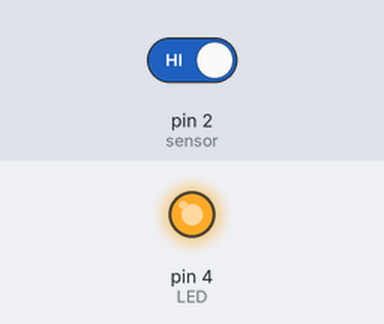
This sketch was run on a simulated Arduino Uno, built with avr-gcc and run on an emulated ATmega328P. On the bench: output pins drawn as LEDs (lit = HIGH). The inputs (shaded band) are chosen by the test bench; at power-on: pin 2 (sensor) HIGH.

Above: at 2.8 s.
2.9 s: pin 2 (sensor) driven LOW
At 3.6 s:
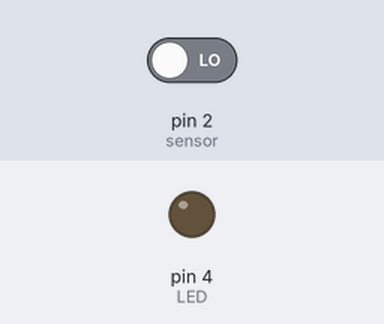
4.5 s: pin 2 (sensor) driven HIGH
At 6.3 s:
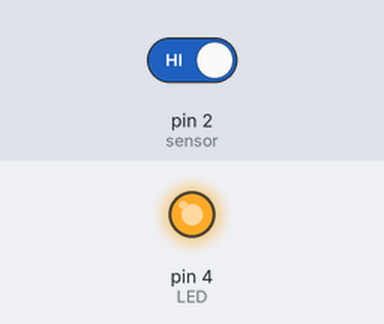
Timing chart, 0 to 7.8 s (numbered marks = the images above; inputs shaded):
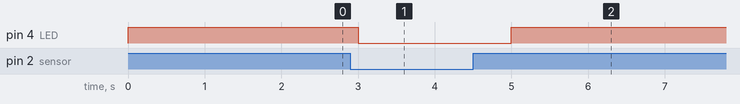

The sketch:

Puerta.ino
```cpp
const int sensor = 2;
const int LED = 4;

void setup() {
  //configurar pin como entrada con resistencia pull-up interna
  pinMode(sensor, INPUT_PULLUP);
  pinMode(LED, OUTPUT);
}

void loop() {
  control_sensor();
}

void control_sensor(){
  int value = digitalRead(sensor);

  if (value == LOW) {
    /* si el sensor está activado, quiere decir que la puerta está cerrada,
    por lo tanto el led debe de estar apagado, al abrirse la puera, se enciende el led*/
    digitalWrite(LED, LOW);
  } else {
    digitalWrite(LED, HIGH);
  }

  delay(1000);
}
```

Measured:
- after the input at 2.9 s, pin 4 (LED): HIGH → LOW after 0.10 s
- after the input at 4.5 s, pin 4 (LED): LOW → HIGH after 0.50 s
